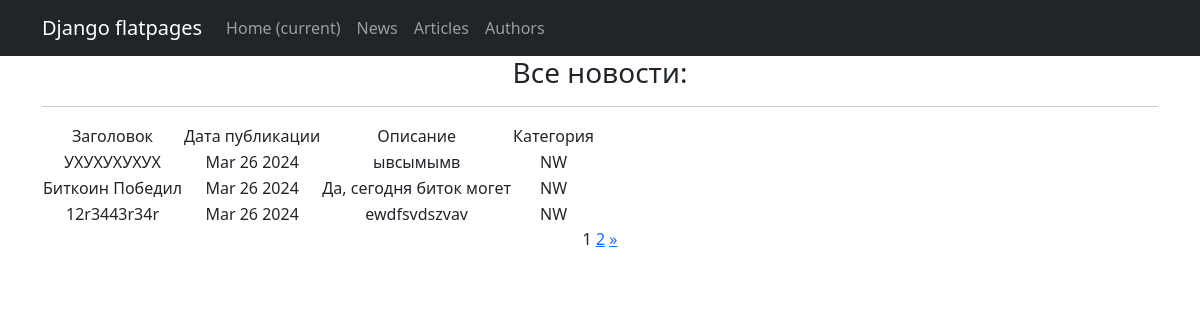
The app's page /posts/, older data.
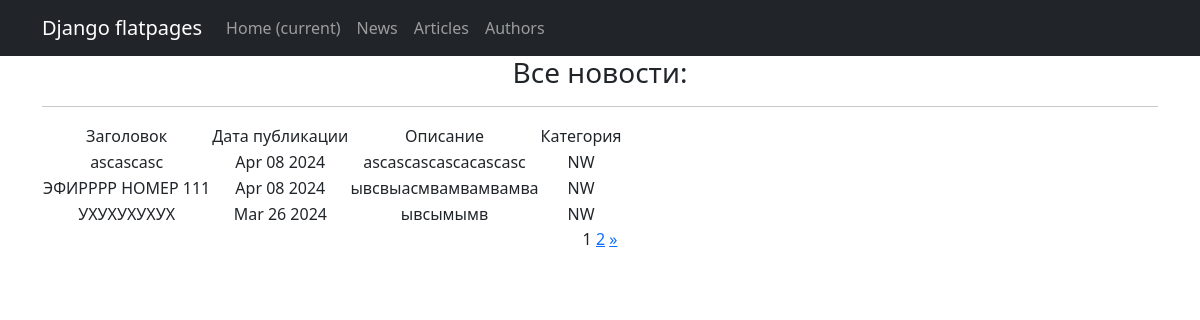
The same page, newer data.
### newapp/models.py (models this page shows, shortened)
class Post(models.Model):
    author = models.ForeignKey(Author, on_delete=models.CASCADE)
    NEWS = 'NW'
    ARTICLE = 'AR'
    CATEGORY_CHOICES = (
        (NEWS, 'Новость'),
        (ARTICLE, 'Статья'),
    )
    categoryType = models.CharField(max_length=2, choices=CATEGORY_CHOICES, default=ARTICLE)
    dateCreation = models.DateTimeField(auto_now_add=True)
    postCategory = models.ManyToManyField(Category, through='PostCategory')
    title = models.CharField(max_length=128)
    text = models.TextField()
    rating = models.SmallIntegerField(default=0)

### newapp/views.py (the view)
# urls.py: path('posts/', PostsList.as_view(), name='posts'),
class PostsList(ListView):
    model = Post
    ordering = '-dateCreation'
    template_name = 'news.html'
    context_object_name = 'news'
    paginate_by = 3

### newapp/templatetags/custom_filters.py (called while the page is built)
@register.filter()
def censor(value):
    for word in censored_words:
        value = value.replace(word, '*' * len(word))
    return value

@register.simple_tag(takes_context=True)
def url_replace(context, **kwargs):
    d = context['request'].GET.copy()
    for k, v in kwargs.items():
        d[k] = v
    return d.urlencode()

### templates/news.html (shortened to what this page needs)
{% extends 'flatpages/default.html' %}
{% load custom_filters %}
{% block content %}
<h3>Все новости:</h3>
<hr>
{% if news %}
<table>
    <tr>
    <td>Заголовок</td>
    <td>Дата публикации</td>
    <td>Описание</td>
        <td>Категория</td>
    </tr>
    {% for i in news %}
    <tr>
        <td>{{ i.title}} </td>
        <td>{{ i.dateCreation|date:'M d Y' }}</td>
        <td>{{ i.text|truncatewords:20 }}</td>
         <td>{{ i.categoryType }}</td>
    </tr>
    {% endfor %}
</table>
{% else %}
<h2>Новостей нет!</h2>
{% endif %}
{{ page_obj.number }}
{% if page_obj.has_next %}
<a href="?{% url_replace page=page_obj.next_page_number %}">{{ page_obj.next_page_number }}</a>
<a href="?page={{ page_obj.paginator.num_pages }}"> &raquo;</a>
{% endif %}
{% endblock content %}

### templates/flatpages/default.html (shortened to what this page needs)
<!DOCTYPE html>
<html lang="en">
    <head>
        {% load static %}
        <link href="{% static 'css/styles.css' %}" rel="stylesheet" />
    </head>
    <body>
<nav class="navbar navbar-expand-lg navbar-dark bg-dark static-top">
   <div class="container">
       <a class="navbar-brand" href="#">Django flatpages</a>
       <div class="collapse navbar-collapse" id="navbarResponsive">
           <ul class="navbar-nav ml-auto">
               <li class="nav-item active">
                   <a class="nav-link" href="#">Home
                       <span class="sr-only">(current)</span>
                   </a>
               </li>
               <li class="nav-item">
                   <a class="nav-link" href="/news/">News</a>
               </li>
               <li class="nav-item">
                   <a class="nav-link" href="/articles/">Articles</a>
               </li>
               <li class="nav-item">
                   <a class="nav-link" href="/authors/">Authors</a>
               </li>
           </ul>
       </div>
   </div>
</nav>
<div class="container">
   <div class="row">
       <div class="col-lg-12 text-center">
           {% block content %}{% endblock content %}
       </div>
   </div>
</div>
    </body>
</html>

Row changes from the older to the newer data that the page shows:
no longer on this page (row unchanged): Post: title "Биткоин Победил", dateCreation "Mar 26 2024", text "Да, сегодня биток могет", categoryType "NW"
no longer on this page (row unchanged): Post: title "12r3443r34r", dateCreation "Mar 26 2024", text "ewdfsvdszvav", categoryType "NW"
added Post: title "ascascasc", dateCreation "Apr 08 2024", text "ascascascascacascasc", categoryType "NW"
added Post: title "ЭФИРРРР НОМЕР 111", dateCreation "Apr 08 2024", text "ывсвыасмвамвамвамва", categoryType "NW"
